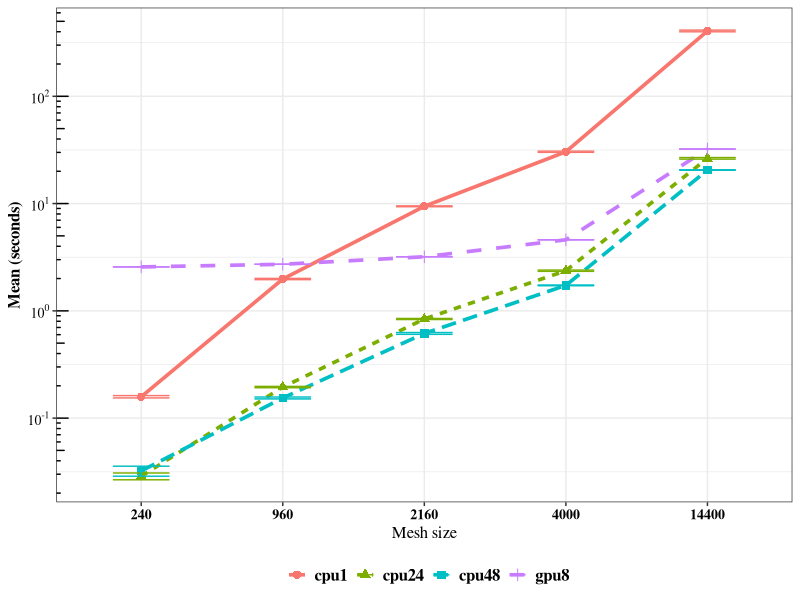

This figure's R source:
library(ggplot2)
size <- c(240, 960, 2160, 4000, 14400)
cpu1 <- cbind(size, "cpu1", c(0.1582022315938957,1.9797110311648187,9.435577033172983,30.4298446176302,406.666469568567))
cpu24 <- cbind(size, "cpu24", c(0.028694471441364538,0.19484387850388885,0.8395908067235723,2.368085369638478,26.41598431600723))
cpu48 <- cbind(size, "cpu48", c(0.032188582773475596,0.15417953062181672,0.6157196523000796,1.7285729438493338,20.5429633437190))
gpu8 <- cbind(size, "gpu8", c(2.5673562765121463,2.7172582308451334,3.192317875226339,4.595608019828797,32.2447277069091))
DP <- c(0.011091450184640557,0.07538209549066997,0.24890434449030704,1.1237477278976828,21.07282838271291,0.0058534082505159275,0.007686879825102305,0.026293040203117207,0.09115285716522209,1.2297147445218948,0.009643587515246639,0.00873484003978532,0.03255008131287857,0.03862431941229486,0.2595471596150877,0.0004160932314931688,0.0002170553367192258,0.007127573675714469,0.007996297398413028,0.12217453281608205)
DF <- data.frame(rbind(cpu1,cpu24,cpu48,gpu8))
names(DF) <- c("Size", "Version", "Mean")
DF$Size <- factor(DF$Size, levels = c("240", "960", "2160", "4000", "14400"))
DF$Mean <- as.numeric(as.character(DF$Mean))
DP <- as.numeric(as.character(DP))

Graph <- ggplot(DF, aes(x = Size, y = Mean, color = Version, group = Version)) + 
  geom_point(size = 2.5,mapping = aes(shape=Version)) + 
  geom_line(aes(linetype = Version), size=1.25) +
  theme_bw() +
  scale_y_log10(breaks = scales::trans_breaks("log10", function(x) 10^x),
              labels = scales::trans_format("log10", scales::math_format(10^.x))) + 
  annotation_logticks(sides = "l")  +
  geom_errorbar(aes(ymax = Mean + 1.96*DP/sqrt(30), ymin = Mean - 1.96*DP/sqrt(30)), width=0.4) +
  ylab("Mean (seconds)") + 
  xlab(expression(paste("Mesh size"))) +
  theme(plot.title = element_text(family = "Times", face="bold", size=12)) +
  theme(plot.title = element_text(hjust = 0.5)) +
  theme(axis.title = element_text(family = "Times", face="bold", size=12)) +
  theme(axis.text  = element_text(family = "Times", face="bold", size=10, colour = "Black")) +
  theme(legend.title  = element_text(family = "Times", face="bold", size=0)) +
  theme(legend.text  = element_text(family = "Times", face="bold", size=12)) +
  theme(legend.key.size = unit(5, "cm")) +
  theme(legend.direction = "horizontal",
        legend.position = "bottom",
        legend.key=element_rect(size=0),
        legend.key.size = unit(1, "lines")) +
  guides(col = guide_legend(nrow = 1))
ggsave(paste("~/Giuliano-plots.pdf",sep=""), Graph,  height=10, width=15, units="cm")
